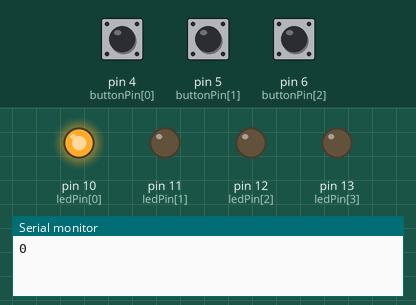
The sketch below on a simulated Arduino Uno, built with avr-gcc and run on an emulated ATmega328P. Shown: output pins drawn as LEDs (lit = HIGH), the last lines printed to the serial monitor. Inputs (shaded band) come from the test bench; at power-on: pin 4 (buttonPin[0]) HIGH, pin 5 (buttonPin[1]) HIGH, pin 6 (buttonPin[2]) HIGH. Random numbers use the default seed unless the sketch sets one.

Above: at 1.2 s.
1.3 s: pin 4 (buttonPin[0]) pulled LOW for 0.15 s
At 1.8 s:
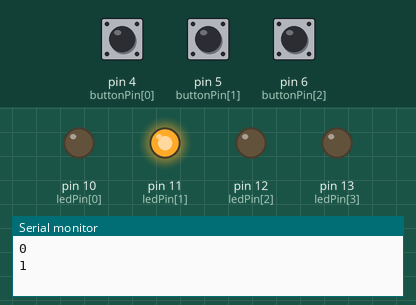
2.9 s: pin 5 (buttonPin[1]) pulled LOW for 3.2 s
At 3.5 s:
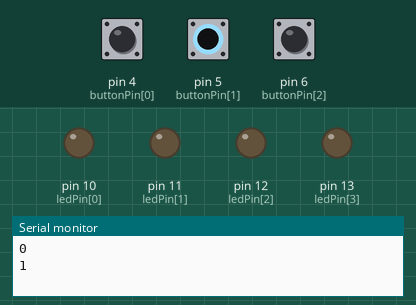
7.6 s: pin 5 (buttonPin[1]) pulsed LOW 2 times (0.12 s each, 0.3 s apart)
At 9.3 s:
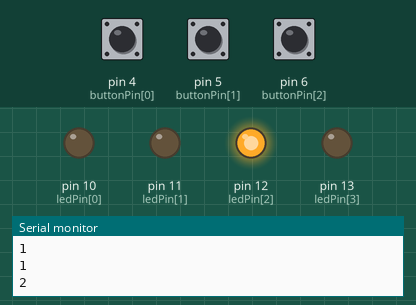
9.7 s: pin 6 (buttonPin[2]) pulled LOW for 3.2 s
At 11.1 s:
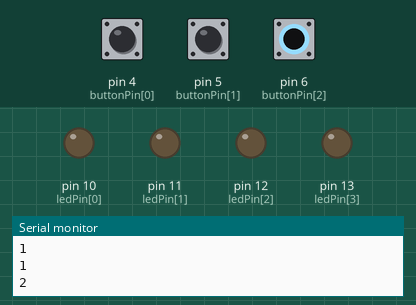
Timing chart, 0 to 14.4 s (numbered marks = the images above; inputs shaded):
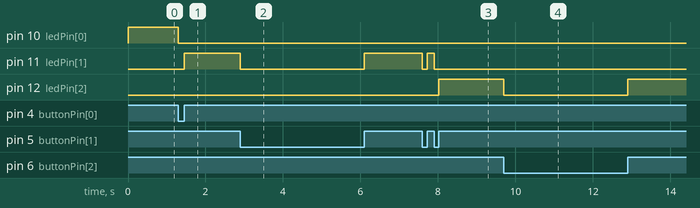

Measured:
- after the input at 1.3 s, pin 10 (ledPin[0]): HIGH → LOW at once; pin 11 (ledPin[1]): LOW → HIGH after 0.15 s
- after the input at 2.9 s, pin 11 (ledPin[1]): HIGH → LOW at once, → HIGH 3.2 s later
- after the input at 7.6 s, pin 11 (ledPin[1]): HIGH → LOW at once, → HIGH 0.12 s later, → LOW 0.18 s later; pin 12 (ledPin[2]): LOW → HIGH after 0.42 s
- after the input at 9.7 s, pin 12 (ledPin[2]): HIGH → LOW at once, → HIGH 3.2 s later

The sketch:

Button.ino
```cpp
/**
 * Code to make the LED switchboard work
 */
// constants won't change. They're used here to set pin numbers:
const int buttonPin [] = {4, 5, 6, 7};     // the number of the pushbutton pin
const int ledPin [] =  {10, 11, 12, 13};      // the number of the LED pin

// variables will change:
int buttonState [] = {0, 0, 0, 0};         // variable for reading the pushbutton status

void setup() {
  // initialize the array of digital pins as outputs.
  pinMode(ledPin[0], OUTPUT);
  pinMode(ledPin[1], OUTPUT);
  pinMode(ledPin[2], OUTPUT);
  pinMode(ledPin[3], OUTPUT);

  //initialize the array of button pins as inputs
  pinMode(buttonPin[0], INPUT_PULLUP);
  pinMode(buttonPin[1], INPUT_PULLUP);
  pinMode(buttonPin[2], INPUT_PULLUP);
  pinMode(buttonPin[3], INPUT_PULLUP);

  Serial.begin(9600);

  randomSeed(12);
}

// returns a random integer between 0 and 3
int randomizer() {
  return random(4);
}

void loop() {
//  // read the state of the pushbutton valueS:
//  buttonState[0]  = digitalRead(buttonPin[0]);
//  buttonState[1] = digitalRead(buttonPin[1]);
//  buttonState[3] = digitalRead(buttonPin[2]);
//  buttonState[4] = digitalRead(buttonPin[3]);

  int r = randomizer();
  Serial.println(r);
  digitalWrite(ledPin[r], HIGH);
  while(digitalRead(buttonPin[r])) {

  }
  digitalWrite(ledPin[r], LOW);
  while(!digitalRead(buttonPin[r])) {

  }
  //Serial.println(r);


//  int lastTime = millis();
//  int currentTime = millis();
//
//  while(currentTime < lastTime + 5000 || buttonState || buttonState2 || buttonState3 || buttonState4) {
//
//  digitalWrite(ledPin[r], HIGH);
//    // check if the pushbutton is pressed. If it is, the buttonState is HIGH:
//    if (buttonState == HIGH) {
//      // turn LED off:
//      digitalWrite(ledPin[r], LOW);
//    } else {
//      // turn LED on:
//      digitalWrite(ledPin[r], HIGH);
//    }
//    currentTime = millis();
//  }


}
```
